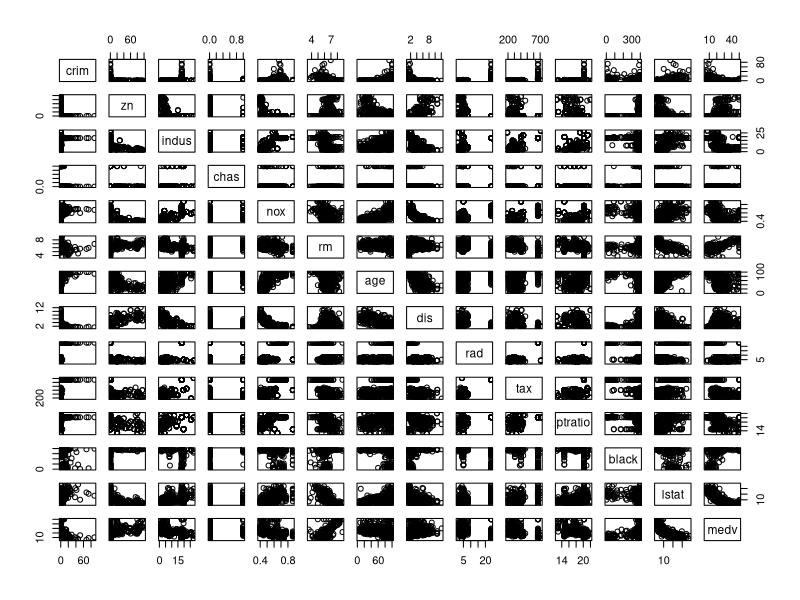
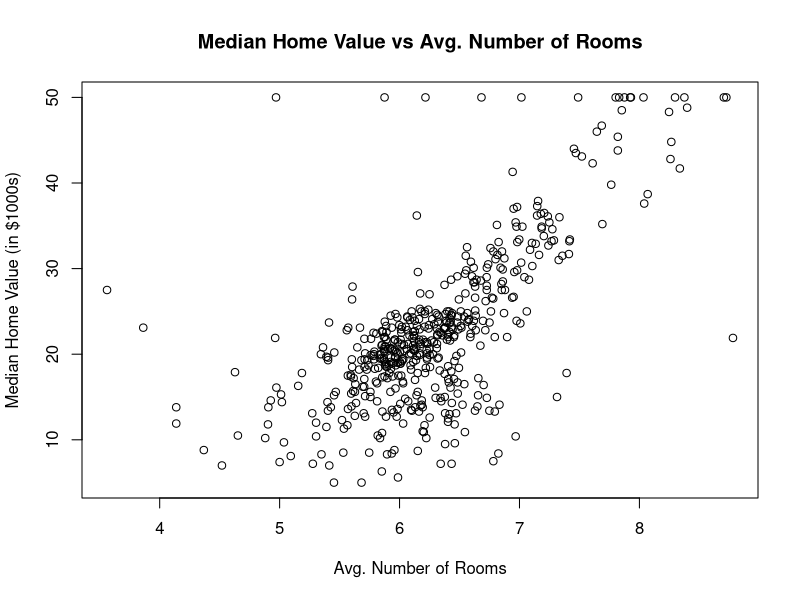

The R script that drew these images, in order:
# Program:      Project 1
# Author:       John Dixon
# Date:         17 Feb. 2019
# Description:  Linear regression using the Boston data set.

# get Boston data frame from MASS library
library(MASS)
df <- Boston[]

# explore the Boston data set
str(df) # show structure of df
summary(df) # show stats for each column
sapply(df, function(x) sum(is.na(x) == TRUE)) # count NAs in each column
head(df, n = 10) # show first 10 rows

# visualize the data set

pairs(df) # show correlation between columns
# plot rm and medv on scatterplot
plot(df$rm, df$medv, main = "Median Home Value vs Avg. Number of Rooms",
     xlab = "Avg. Number of Rooms", ylab = "Median Home Value (in $1000s)")

# separate data into train/test
train <- df[c(1:400),]
test <- df[c(401:506),]

# train linear regression model and record start/end time
start_time <- proc.time()
lm1 <- lm(medv ~ rm, data = train)
end_time <- proc.time()

# calculate elapsed time for linear regression algorithm
lr_time <- (end_time[3] - start_time[3])

# print model coefficients
summary(lm1)

# predict test values
pred <- predict(lm1, newdata = test)

# evaluate test predictions
corr <- cor(pred, test$medv)
mse <- mean((pred - test$medv)^2)
rmse <- sqrt(mse)

# print results
print(paste("Elapsed time for linear regression:", lr_time, "seconds"))
print(paste("Correlation:", corr))
print(paste("MSE:", mse))
print(paste("RMSE:", rmse))
